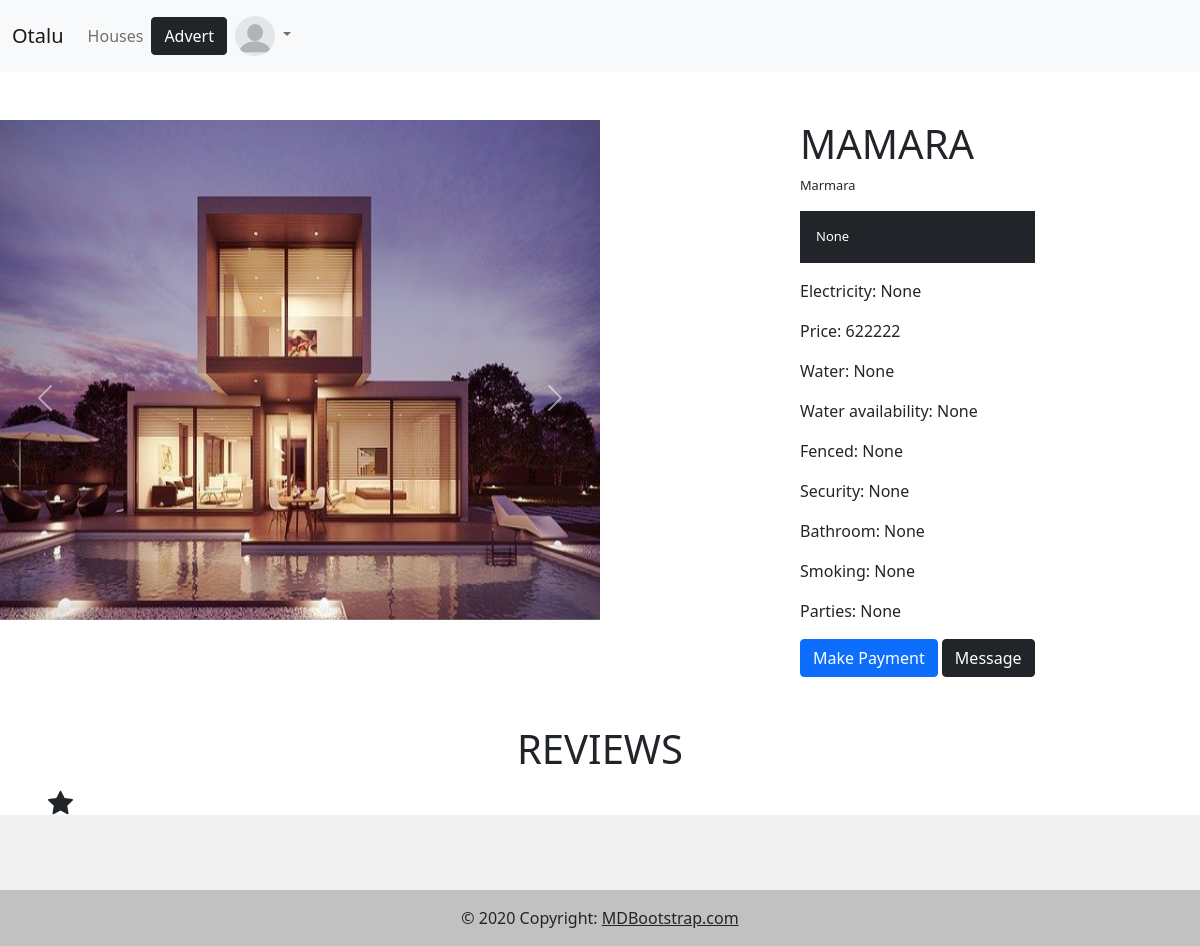
The page /houses/74af1ca4-e843-46c9-a5c8-2039410078f1 (signed in) on the database its author committed.
### houses/models.py (models this page shows, shortened)
class House(models.Model):
    id = models.UUIDField(primary_key=True,default=uuid.uuid4,editable=False)
    title = models.CharField(max_length=200)
    rooms = models.IntegerField( blank=True, null=True)
    bathroom = models.CharField(max_length = 10, choices=BATHROOM_CHOICES, blank=True, null=True)
    date_created = models.DateTimeField(auto_now_add=True, blank=True, null=True)
    description = models.TextField(max_length=100, blank=True, null=True)
    author = models.CharField(max_length=200)
    price = models.DecimalField(max_digits=8, decimal_places=0)
    security = models.CharField(max_length = 10, choices=SECURITY_CHOICES, blank=True, null=True)
    fenced = models.CharField(max_length = 10, choices=FENCED_CHOICES, blank=True, null=True)
    electricity = models.CharField(max_length = 10, choices=ELECTRICITY_CHOICES,blank=True, null=True)
    water = models.CharField(max_length = 10, choices=WATER_CHOICES, blank=True, null=True)
    water_availability = models.CharField(max_length = 20, choices=WATER_AVAILABILITY_CHOICES, blank=True, null=True)
    party = models.CharField(max_length = 20, choices=PARTY_CHOICES, blank=True, null=True)
    smoking = models.CharField(max_length = 20, choices=SMOKING_CHOICES, blank=True, null=True)

### houses/views.py (the view)
# urls.py: path('<uuid:pk>', HouseDetailView.as_view(), name='house_detail'),
class HouseDetailView(DetailView):
    model = House
    context_object_name = 'house'
    template_name = 'house/house_detail.html'

### templates/house/house_detail.html (shortened to what this page needs)
{% extends 'base.html' %}
{% load static %}
{% block content %}
<div class="d-flex mt-5">
    <div id="carouselExampleIndicators" class="carousel slide" data-bs-ride="carousel" style="width: 50%;">
        <div class="carousel-indicators">
          <button type="button" data-bs-target="#carouselExampleIndicators" data-bs-slide-to="0" class="active" aria-current="true" aria-label="Slide 1"></button>
          <button type="button" data-bs-target="#carouselExampleIndicators" data-bs-slide-to="1" aria-label="Slide 2"></button>
          <button type="button" data-bs-target="#carouselExampleIndicators" data-bs-slide-to="2" aria-label="Slide 3"></button>
        </div>
        <div class="carousel-inner">
          <div class="carousel-item active">
            <img src="{% static 'images/house1.jpg' %}" class="d-block w-100" height="500px" alt="...">
          </div>
        </div>
        <button class="carousel-control-prev" type="button" data-bs-target="#carouselExampleIndicators" data-bs-slide="prev">
          <span class="carousel-control-prev-icon" aria-hidden="true"></span>
        </button>
        <button class="carousel-control-next" type="button" data-bs-target="#carouselExampleIndicators" data-bs-slide="next">
          <span class="carousel-control-next-icon" aria-hidden="true"></span>
        </button>
      </div>
      <div>
        <div class="" style="padding-left: 200px;">
            <h1>{{object.title}}</h1>
            <p style="font-size: 80%;font-weight: lighter;">{{object.author}}</p>
            <p class="bg-dark p-3" style="font-size: small; color: white;">{{object.description}}</p>
            <P>Electricity: {{object.electricity}}</P>
            <p>Price: {{object.price}}</p>
            <p>Water: {{object.water}}</p>
            <p>Water availability: {{object.water_availability}}</p>
            <p>Fenced: {{object.fenced}}</p>
            <p>Security: {{object.security}}</p>
            <p>Bathroom: {{object.bathroom}}</p>
            <p>Smoking: {{object.smoking}}</p>
            <p>Parties: {{object.party}}</p>
            <button type="button" class="btn btn-primary">Make Payment</button>
            <button type="button" class="btn btn-dark">Message</button>
            </div>
        </div>
    </div>
    <h1 class="text-center mt-5">REVIEWS</h1>
    <div style="margin-left: 4vw">
</div>
      {% endblock content %}

### rows shown on the page
House: title "MAMARA", author "Marmara", description "None", electricity "None", price "622222", water "None", water_availability "None", fenced "None", security "None", bathroom "None", smoking "None", party "None"
